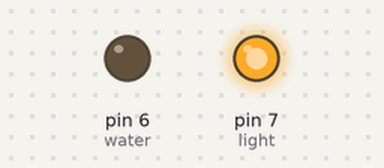
Bench run of a sketch on a simulated Arduino Uno, built with avr-gcc and run on an emulated ATmega328P. Shown: output pins drawn as LEDs (lit = HIGH).

Above: at 0.1 s.
Timing chart, 0 to 1.6 s (numbered marks = the images above):
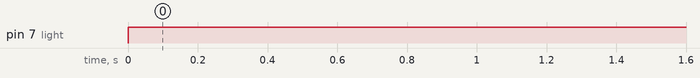

The sketch:

externalElec.ino
```cpp
#define water 6
#define light 7

void setup() {
  pinMode(water, OUTPUT);
  pinMode(light, OUTPUT);
}

void loop() {
  digitalWrite(light,HIGH);
  delay(100);
}
```

Measured:
- by itself, pin 7 (light): LOW → HIGH at 0.00 s
